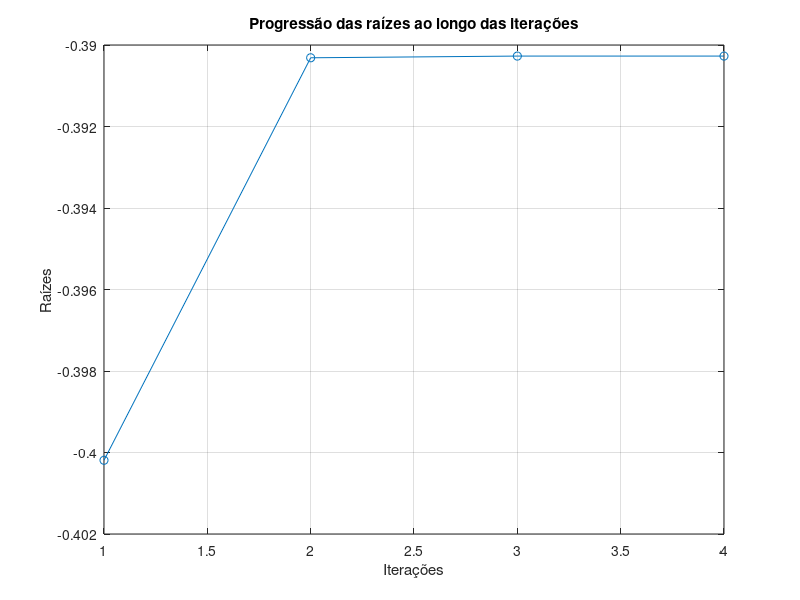

The MATLAB source for this figure:
% DISCENTE: Luis Felipe Cunha Silva
% MATRÍCULA: 22211309
% Métodos Computacionais - TEC217 2025.1

% Encontrando a menor raiz em módulo da função f(x) = x² - 3x + e^x - 2, utilizando o método de Newton-Raphson e com tolerância de
% erro de 10⁻⁴%

f = @(x) x^2 - 3*x + e^x - 2;    % Função f(x) original
g = @(z) 2*z - 3 + e^z;   % Derivada da função f(x)

N = 20;  % Número limite de iterações
erro = 1e-6;   % Tolerância de erro definida
xr = -0.2500; % Valor inicial de xr, determinado pelo ponto médio do intervalo que será trabalhado, [-0.5;0]
ea = inf;    % Definindo erro inicial como infinito, para inicialização da variável
vet_raizes = [];

for i = 1:N + 1   
  
  fxr = f(xr);   % Calculando f(xr)
  aux = xr;      % Valor anterior de xr
  xr = aux - (f(xr)/g(xr));  % Atualiza o valor xr utilizando método de Newton-Raphson
  ea = abs(xr - aux);  % Cálculo do erro utilizando o valor atual de xr subtraindo o valor anterior dele

  fprintf("\nIteração: %d     x%d: %.6f     f(x%d): %.6f     Ea: %.6f\n", i, i, xr, i, fxr, ea);
  
  vet_raizes(i) = xr;
  
  if ea < erro   % Caso o erro aproximado seja menor que a tolerância, o programa será encerrado
    break;
  endif
  
endfor


fprintf("\nMódulo da menor raiz aproximada igual a %.6f\n", abs(xr));


% Plotando gráfico que relaciona iterações com progressão das raízes
x = 1:length(vet_raizes);
plot(x, vet_raizes, '-o');
title("Progressão das raízes ao longo das iterações");
xlabel("Iterações");
ylabel("Raízes");
grid on;